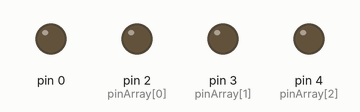
This sketch was run on a simulated Arduino Uno, built with avr-gcc and run on an emulated ATmega328P. On the bench: output pins drawn as LEDs (lit = HIGH).

Above: at 0.5 s.
At 2.5 s:
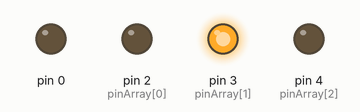
At 3.5 s:
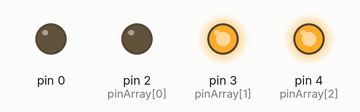
At 4.5 s:
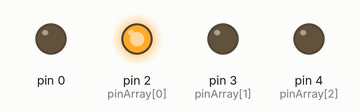
At 6.5 s:
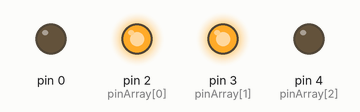
At 9.0 s:
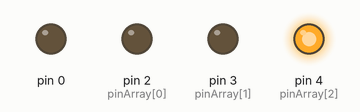
Timing chart, 0 to 9.8 s (numbered marks = the images above):
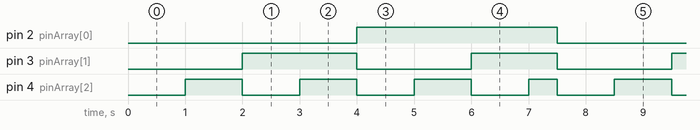

Measured:
- by itself, pin 2 (pinArray[0]): alternates HIGH for 3.5 s and LOW for 4.0 s
- by itself, pin 3 (pinArray[1]): repeats every 7.5 s: LOW 2.0 s, HIGH 1.5 s, LOW 2.0 s, HIGH 2.0 s
- by itself, pin 4 (pinArray[2]): repeats every 7.5 s: 2 × (LOW 1.0 s, HIGH 1.0 s), LOW 1.0 s, HIGH 0.50 s, LOW 1.0 s, HIGH 1.0 s

The sketch:

buoi4_nhi_phan.ino
```cpp
int pinArray[] = {2, 3, 4};
int count = 0;
//int timer = 5000;
void setup() {
  for (byte i=0;i<=5;i++){
    pinMode(pinArray[i], OUTPUT);
  }
}

void loop() {
  for(byte i=0;i<=5;i++){
    HieuUng();
  }
}
void HieuUng() {
  //0
  digitalWrite(4, 0);
  digitalWrite(3, 0);
  digitalWrite(2, 0);
  delay(1000);
  //1
  digitalWrite(4, 1);
  digitalWrite(3, 0);
  digitalWrite(2, 0);
  delay(1000);
  //2
  digitalWrite(4, 0);
  digitalWrite(3, 1);
  digitalWrite(2, 0);
  delay(1000);
  //3
  digitalWrite(4, 1);
  digitalWrite(3, 1);
  digitalWrite(2, 0);
  delay(1000);
  //4
  digitalWrite(4, 0);
  digitalWrite(3, 0);
  digitalWrite(2, 1);
  delay(1000);
  //5
  digitalWrite(4, 1);
  digitalWrite(3, 0);
  digitalWrite(2, 1);
  delay(1000);
  //6
  digitalWrite(4, 0);
  digitalWrite(3, 1);
  digitalWrite(2, 1);
  delay(1000);
  //7
  digitalWrite(4, 1);
  digitalWrite(3, 1);
  digitalWrite(2, 1);
  delay(500);
}
```
